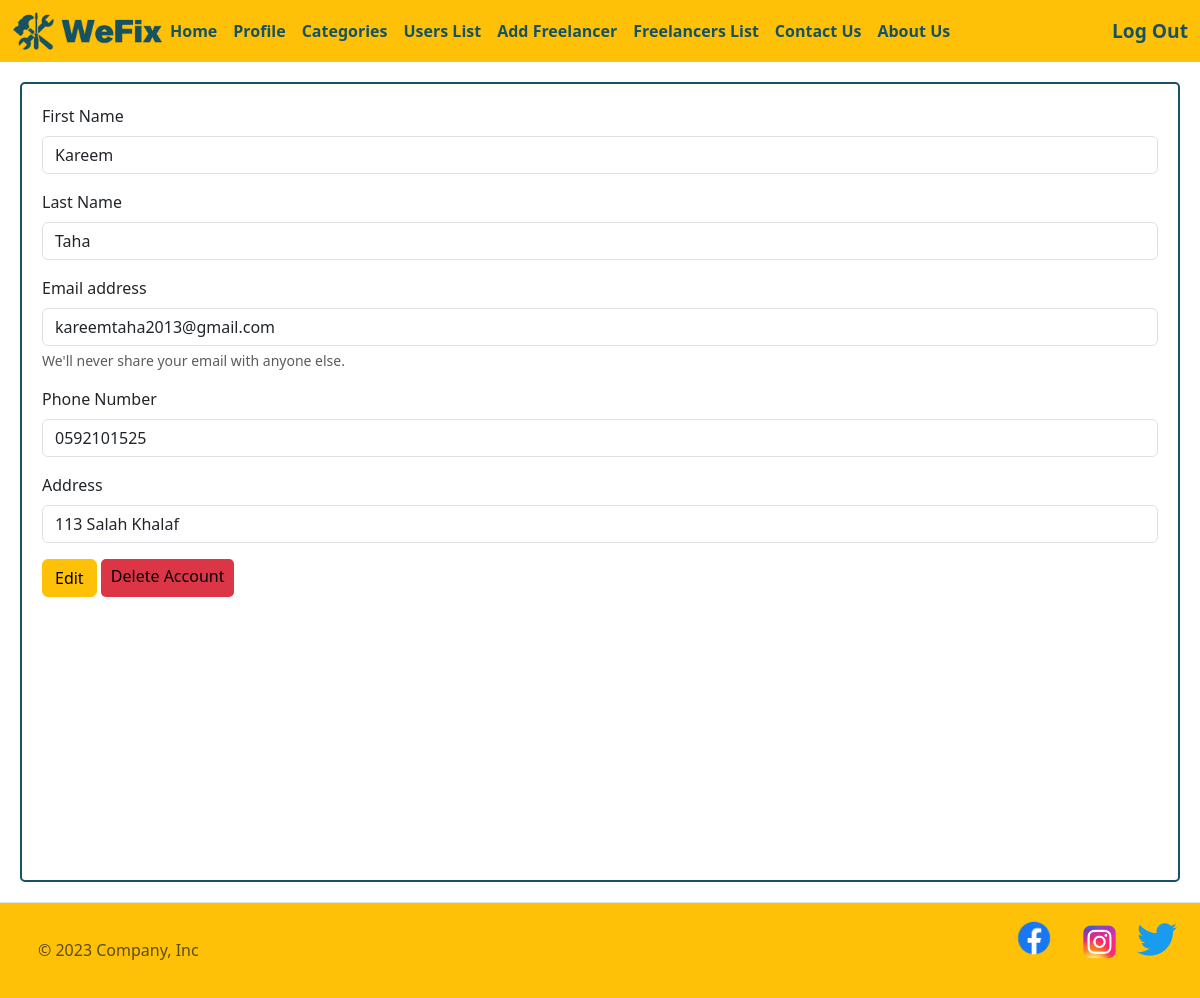
The app's page /profile (signed in) with its own data.
### login_app/models.py (models this page shows)
class User(models.Model):
    first_name = models.CharField(max_length=45)
    last_name = models.CharField(max_length=45)
    email= models.CharField(max_length=45)
    password = models.CharField(max_length=45)
    phone_number = models.CharField(max_length=10)
    address = models.CharField(max_length=45 , default=None)
    created_at = models.DateTimeField(auto_now_add=True)
    updated_at = models.DateTimeField(auto_now=True)
    objects = UserManager()

### main_app/views.py (the view)
def show_profile(request):
    if 'userid' not in request.session:
        return redirect('/login')
    else:
        context = {
        "users" : models.user_info(request)
    }
        return render(request , 'profile.html' , context)

### main_app/models.py (called while the page is built)
def user_info(request):
    return User.objects.get(id = request.session['userid'])

### main_app/templates/profile.html (shortened to what this page needs)
<!doctype html>
<html lang="en">
<head>
    {%load static%}
    <link rel="stylesheet" href="{% static 'css/style.css' %}">
    <link href="https://cdn.jsdelivr.net/npm/bootstrap@5.3.0/dist/css/bootstrap.min.css" rel="stylesheet"
>
</head>
<body>
    <nav class="navbar navbar-expand-lg bg-warning">
        <div class="container-fluid">
            <a href="/"><img class="logo-img" src="{% static 'img/logo.png' %}" alt="logo"></a>
            <div class="collapse navbar-collapse" id="navbarSupportedContent">
                {% if request.session.userid == 1 %}
                <ul class="navbar-nav me-auto mb-2 mb-lg-0">
                    <li class="nav-item">
                        <a id="nav-link" class="nav-link active" aria-current="page" href="/">Home</a>
                    </li>
                    <li class="nav-item">
                        <a id="nav-link" class="nav-link active" aria-current="page" href="/profile">Profile</a>
                    </li>
                    <li class="nav-item">
                        <a id="nav-link" class="nav-link active" aria-current="page" href="/category">Categories</a>
                    </li>
                    <li class="nav-item">
                        <a id="nav-link" class="nav-link active" aria-current="page" href="/userslist">Users List</a>
                    </li>
                    <li class="nav-item">
                        <a id="nav-link" class="nav-link active" aria-current="page" href="/registerfreelancer">Add
                            Freelancer</a>
                    </li>
                    <li class="nav-item">
                        <a id="nav-link" class="nav-link active" aria-current="page" href="/showfreelancer">Freelancers
                            List</a>
                    </li>
                    <li class="nav-item">
                        <a id="nav-link" class="nav-link active" aria-current="page" href="/contact">Contact Us</a>
                    </li>
                    <li class="nav-item">
                        <a id="nav-link" class="nav-link active" aria-current="page" href="/aboutUS">About Us</a>
                    </li>
                </ul>
                {%endif%}
                {%if request.session.userid%}
                <a href="/logout" class="log-in">Log Out</a>
                {%else%}
                <a href="/log-in" class="log-in">Login</a>
                {%endif%}
            </div>
        </div>
    </nav>
    <div class="user_info">
        <form action="/editprofile" method="post">
            <div class="mb-3">
                <label for="exampleInputEmail1" class="form-label">First Name</label>
                <input value="{{users.first_name}}" name="fname" type="text" class="form-control"
                    aria-describedby="emailHelp">
            </div>
            <div class="mb-3">
                <label for="exampleInputEmail1" class="form-label">Last Name</label>
                <input value="{{users.last_name}}" name="lname" type="text" class="form-control"
                    aria-describedby="emailHelp">
            </div>
            <div class="mb-3">
                <label for="exampleInputEmail1" class="form-label">Email address</label>
                <input value="{{users.email}}" name="email" type="email" class="form-control" id="exampleInputEmail1"
                    aria-describedby="emailHelp">
                <div id="emailHelp" class="form-text">We'll never share your email with anyone else.</div>
            </div>
            <div class="mb-3">
                <label for="exampleInputPassword1" class="form-label">Phone Number</label>
                <input value="{{users.phone_number}}" name="phone" type="text" class="form-control"
                    id="exampleInputPassword1">
            </div>
            <div class="mb-3">
                <label for="exampleInputPassword1" class="form-label">Address</label>
                <input name="address" type="text" class="form-control" value="{{users.address}}"
                    id="exampleInputPassword1">
            </div>
            <button type="submit" id="edit_btn" class="btn btn-warning">Edit</button>
            {% if request.session.userid == 1 %}
            <a href="#" onclick="alertFunction()" class="delete_btn">Delete Account</a>
            {%else%}
            <a href="/deleteuser" class="delete_btn">Delete Account</a>
            {%endif%}
        </form>
    </div>
    <div class="footer bg-warning">
        <footer class="d-flex flex-wrap justify-content-between align-items-center py-3 my-0 border-top">
            <div class="col-md-4 d-flex align-items-center">
                <a href="/" class="mb-3 me-2 mb-md-0 text-body-secondary text-decoration-none lh-1">
                    <svg class="bi" width="30" height="24">
                        <use xlink:href="#bootstrap" />
                    </svg>
                </a>
                <span class="mb-3 mb-md-0 text-body-secondary">&copy; 2023 Company, Inc</span>
            </div>
            <ul id="social" class="nav col-md-4 justify-content-end list-unstyled d-flex">
                <li class="ms-3"><a class="text-body-secondary" href="#"><img id="facebook"
                            src="{% static 'img/Facebook-logo.png' %}" alt="facebook-icon"></a></li>
                <li class="ms-3"><a class="text-body-secondary" href="#"> <img class="social-img"
                            src="{% static 'img/Instagram.png' %}" alt="instagram-icon"></a></li>
                <li class="ms-3"><a class="text-body-secondary" href="#"><img class="social-img"
                            src="{% static 'img/twitter.png' %}" alt="facebook-icon"><svg class="bi" width="24"
                            height="24">
                            <use xlink:href="#facebook" />
                        </svg></a></li>
            </ul>
        </footer>
    </div>
</body>
</html>

### main_app/static/css/style.css (style rules this page uses)
.logo-img { width: 150px; }
.log-in { text-decoration: none; color: #155263; font-size: larger; font-weight: bold; }
#nav-link { color: #155263; font-weight: bold; }
.social-img { margin-top: 6%; margin-left: 1%; width: 40px; }
#facebook { width: 60px; }
.user_info { margin: 20px; padding: 20px; border: 2px solid #155263; border-radius: 5px; }
#edit_btn { display: inline; }
.delete_btn { background-color: #dc3545; border-radius: 5px; padding: 6px 10px 10px 10px; text-decoration: none; color: black; }
.footer { margin-top: 20px; }
.white-space , .user_info , .user-table , .categories , .contact , .free-details , .list-cat , .footer_position { height : 100vh; }

### records on screen
User: fname "Kareem", lname "Taha", email "kareemtaha2013@gmail.com", phone "0592101525", address "113 Salah Khalaf"
